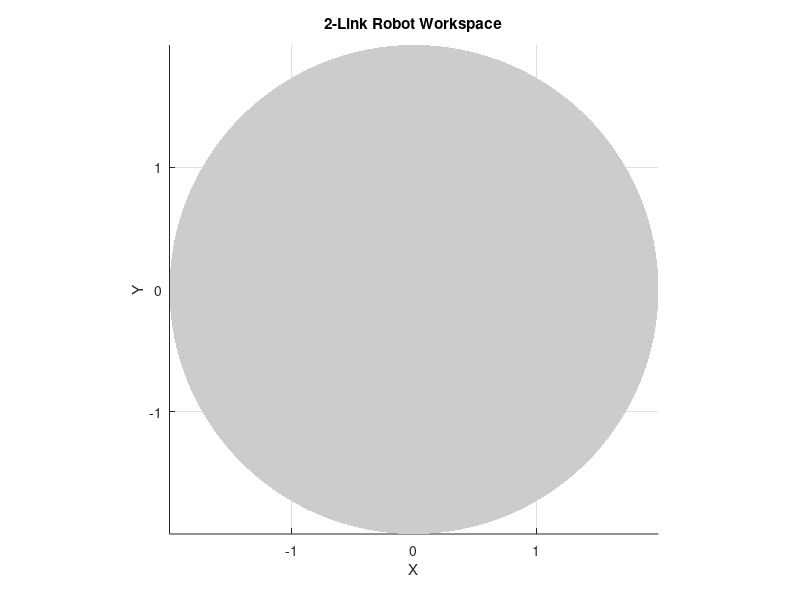

MATLAB code for this plot:
% 定义连杆长度
L1 = 1; % 第一个连杆长度
L2 = 1; % 第二个连杆长度

% 定义关节角度范围
theta1_min = -pi; % 关节1的最小角度
theta1_max = pi;   % 关节1的最大角度
theta2_min = -pi; % 关节2的最小角度
theta2_max = pi;   % 关节2的最大角度

% 创建角度网格
theta1 = linspace(theta1_min, theta1_max, 100);
theta2 = linspace(theta2_min, theta2_max, 100);
[Theta1, Theta2] = meshgrid(theta1, theta2);

% 计算末端执行器的坐标
x = (L1 * cos(Theta1) + L2 * cos(Theta1 + Theta2));
y = (L1 * sin(Theta1) + L2 * sin(Theta1 + Theta2));

% 绘制工作空间
figure;
surf(x, y, zeros(size(x)), 'EdgeColor', 'none', 'FaceColor', [0.8, 0.8, 0.8]);
hold on;
grid on;
xlabel('X');
ylabel('Y');
zlabel('Z');
title('2-Link Robot Workspace');
axis equal; % 保持坐标轴比例一致
view(2); % 2D视图